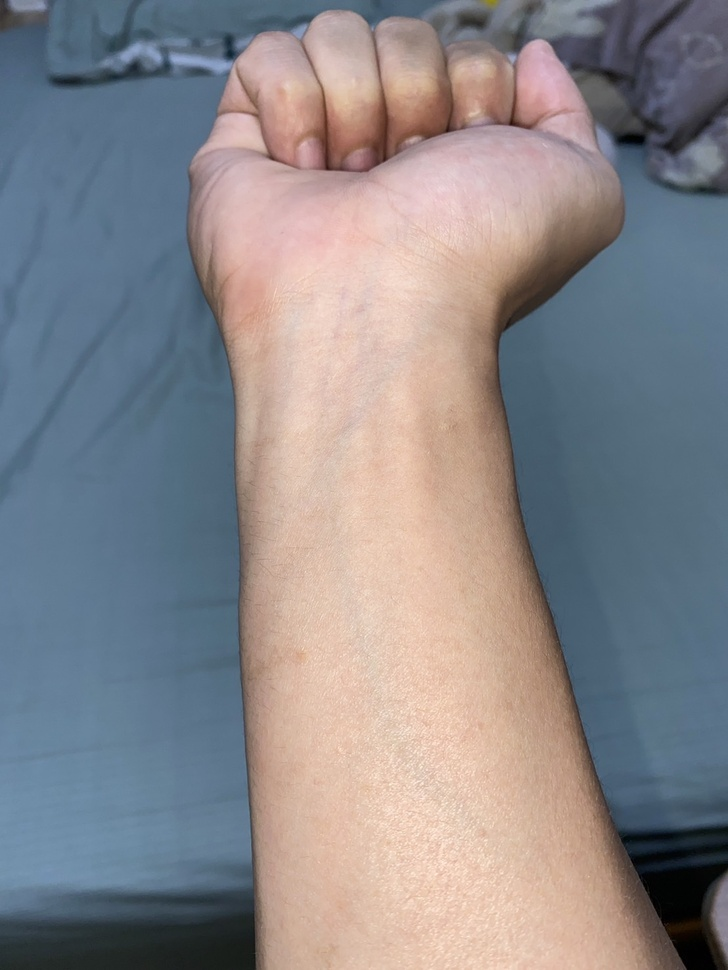
#> input picture test.jpg, 728 x 970 px, shrunk from 1108 x 1477 before the run
$ jupyter execute saturation_channel.ipynb
#> lines starting #> are read from the running program, lines starting #| are printed output that depends on the picture
#> further down, original_image is the input picture: shape (970, 728, 3); mean B, G, R 138.4, 134.9, 137.7
[cell 1]
import cv2
import numpy as np

import matplotlib.pyplot as plt

def show(img, cmap=False):
    if cmap==False:
        plt.imshow(img)
    else:
        plt.imshow(img, cmap='gray')
    plt.xticks([])
    plt.yticks([])

def saturation_channel(image_path):
#> called with image_path = 'test.jpg'
    image = cv2.imread(image_path)

    R = image[:, :, 0] / 255.0
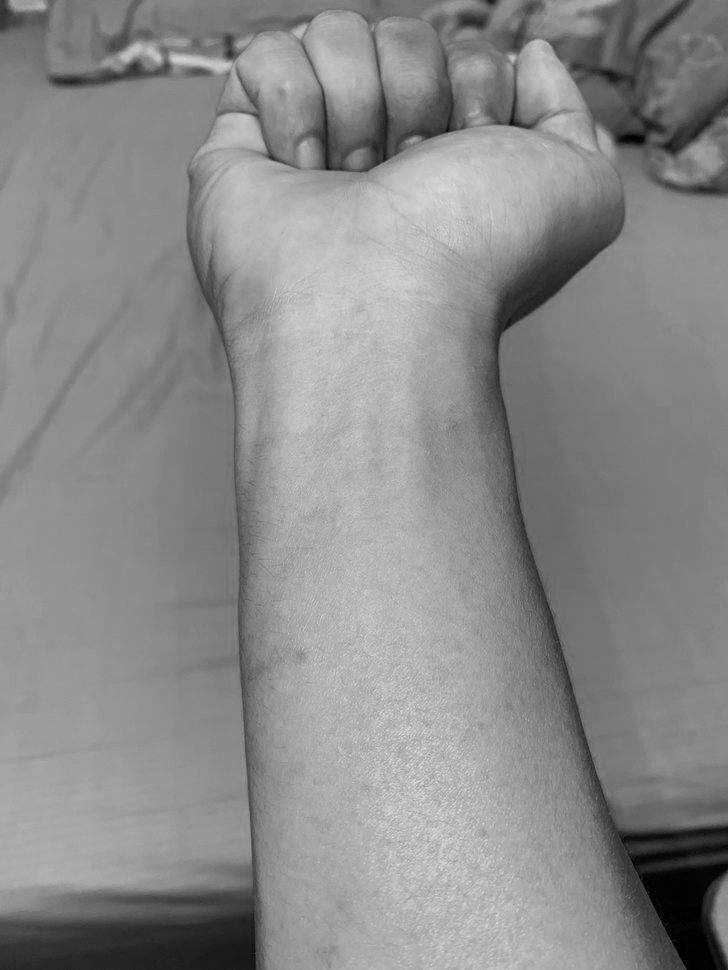
#> R: shape (970, 728) float64; min 0, max 0.863, mean 0.543
    G = image[:, :, 1] / 255.0
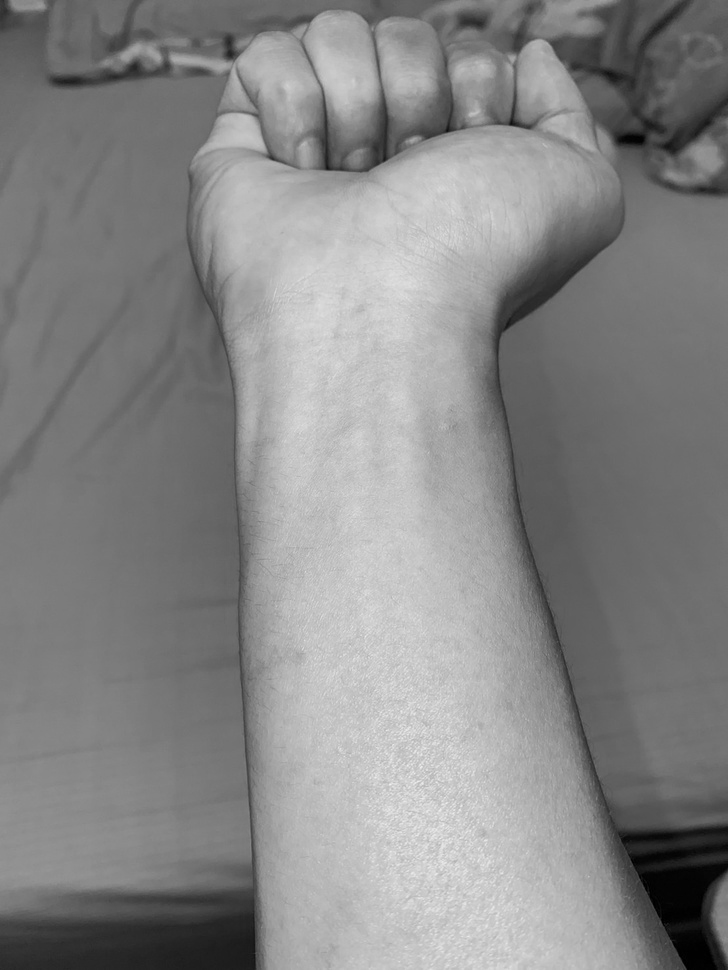
#> G: shape (970, 728) float64; min 0, max 0.949, mean 0.529
    B = image[:, :, 2] / 255.0
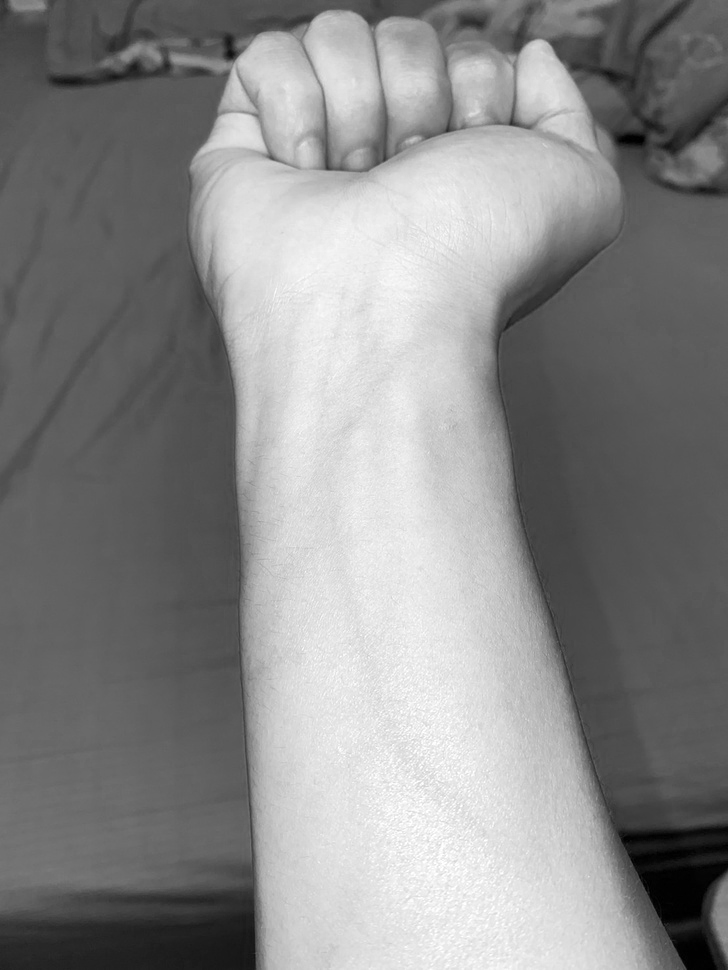
#> B: shape (970, 728) float64; min 0, max 1, mean 0.54

    vmax = np.max(image / 255.0, axis=2)
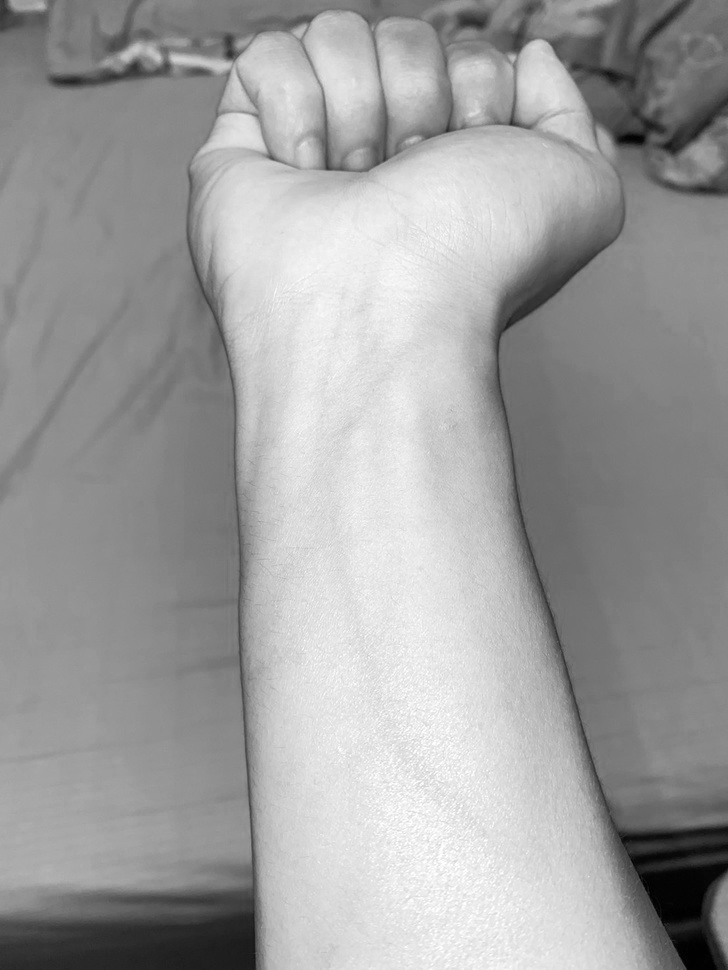
#> vmax: shape (970, 728) float64; min 0, max 1, mean 0.625
    vmin = np.min(image / 255.0, axis=2)
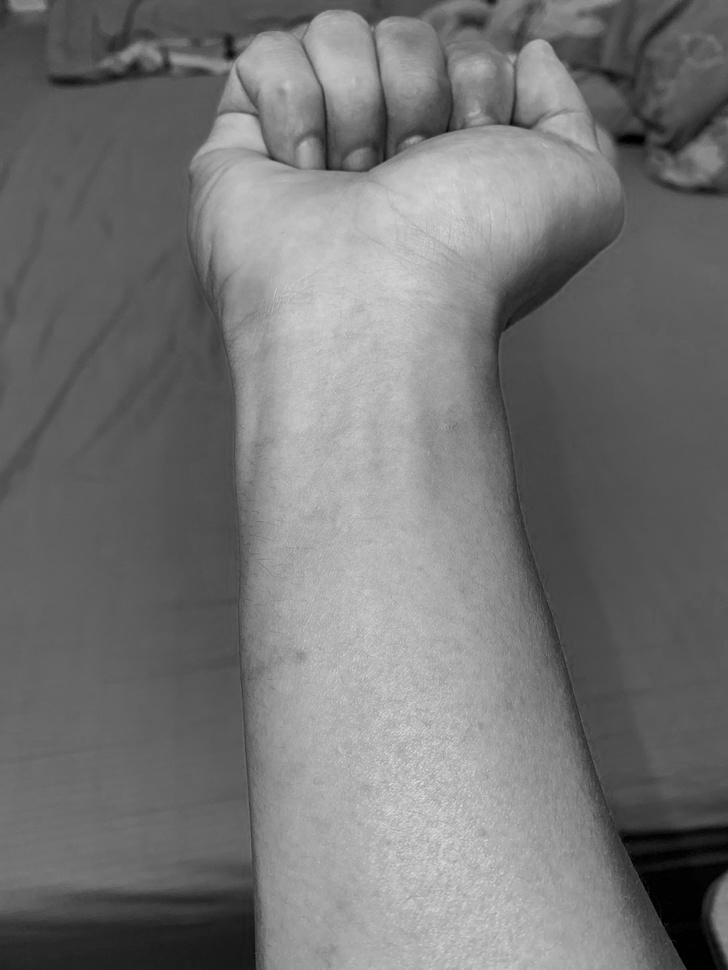
#> vmin: shape (970, 728) float64; min 0, max 0.863, mean 0.457

    L = (vmax + vmin) / 2

    S = np.where(L < 0.5, (vmax - vmin) / (vmax + vmin), (vmax - vmin) / (2 - vmax - vmin))
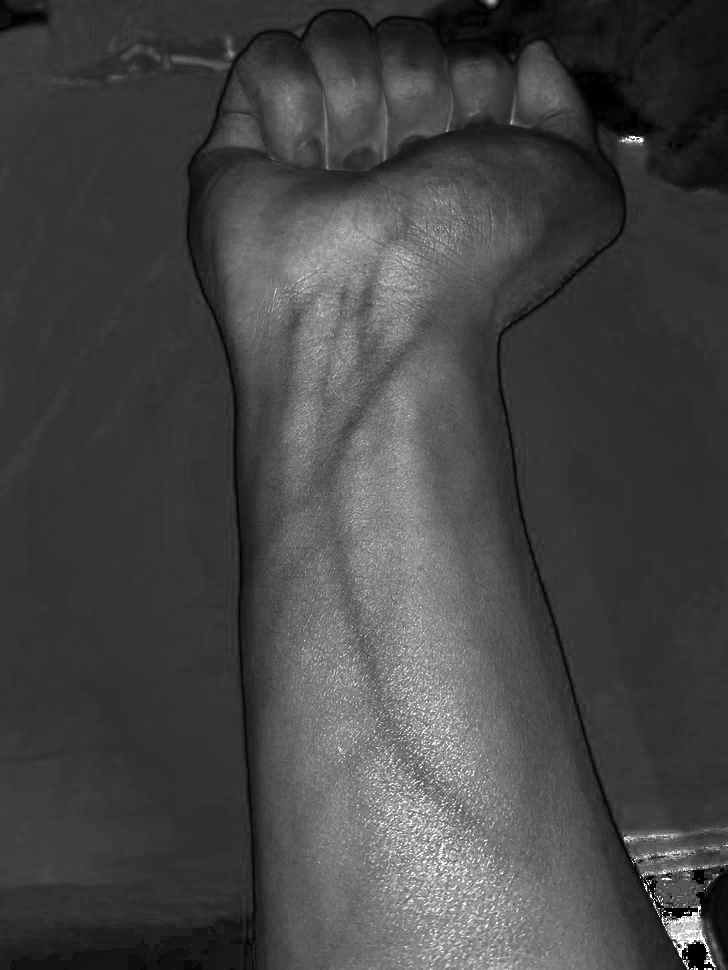
#> S: shape (970, 728) float64; 0% of the values are NaN or infinite; the others: min 0, max 1, mean 0.274; drawn with min black, max white, NaN and infinite black

    S = (S * 255).astype(np.uint8)

    return S

image_path = "test.jpg"
original_image = cv2.imread(image_path)
original_image = cv2.cvtColor(original_image, cv2.COLOR_BGR2RGB)
saturation_image = saturation_channel(image_path)

cv2.imwrite("saturation_image.png", saturation_image)

plt.figure(figsize=(15, 5))

plt.subplot(131)
plt.title("Original Image")
show(original_image)

plt.subplot(132)
plt.title("Saturation Image")
show(saturation_image)

plt.subplot(133)
plt.title("Saturation to Gray Image")
show(saturation_image, cmap=True)
